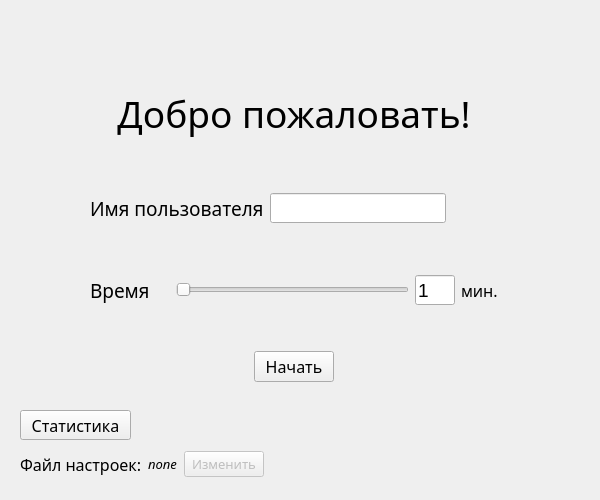
<?xml version="1.0" encoding="UTF-8"?>
<ui version="4.0">
 <class>Form</class>
 <widget class="QWidget" name="Form">
  <property name="enabled">
   <bool>true</bool>
  </property>
  <property name="geometry">
   <rect>
    <x>0</x>
    <y>0</y>
    <width>600</width>
    <height>500</height>
   </rect>
  </property>
  <property name="sizePolicy">
   <sizepolicy hsizetype="Fixed" vsizetype="Fixed">
    <horstretch>0</horstretch>
    <verstretch>0</verstretch>
   </sizepolicy>
  </property>
  <property name="minimumSize">
   <size>
    <width>600</width>
    <height>500</height>
   </size>
  </property>
  <property name="maximumSize">
   <size>
    <width>600</width>
    <height>500</height>
   </size>
  </property>
  <property name="windowTitle">
   <string>Form</string>
  </property>
  <property name="windowIcon">
   <iconset resource="../icons/ui_icons.qrc">
    <normaloff>:/ui_icons/coil.png</normaloff>:/ui_icons/coil.png</iconset>
  </property>
  <widget class="QWidget" name="layoutWidget">
   <property name="geometry">
    <rect>
     <x>90</x>
     <y>80</y>
     <width>408</width>
     <height>302</height>
    </rect>
   </property>
   <layout class="QVBoxLayout" name="verticalLayout_2">
    <item>
     <widget class="QLabel" name="label">
      <property name="font">
       <font>
        <family>Trebuchet MS</family>
        <pointsize>28</pointsize>
       </font>
      </property>
      <property name="layoutDirection">
       <enum>Qt::LeftToRight</enum>
      </property>
      <property name="text">
       <string>Добро пожаловать!</string>
      </property>
      <property name="alignment">
       <set>Qt::AlignCenter</set>
      </property>
     </widget>
    </item>
    <item>
     <spacer name="verticalSpacer_2">
      <property name="orientation">
       <enum>Qt::Vertical</enum>
      </property>
      <property name="sizeType">
       <enum>QSizePolicy::Fixed</enum>
      </property>
      <property name="sizeHint" stdset="0">
       <size>
        <width>20</width>
        <height>40</height>
       </size>
      </property>
     </spacer>
    </item>
    <item>
     <layout class="QVBoxLayout" name="verticalLayout">
      <item>
       <layout class="QFormLayout" name="formLayout_2">
        <item row="0" column="0">
         <widget class="QLabel" name="label_2">
          <property name="font">
           <font>
            <family>Trebuchet MS</family>
            <pointsize>14</pointsize>
           </font>
          </property>
          <property name="text">
           <string>Имя пользователя</string>
          </property>
         </widget>
        </item>
        <item row="1" column="1">
         <spacer name="verticalSpacer">
          <property name="orientation">
           <enum>Qt::Vertical</enum>
          </property>
          <property name="sizeType">
           <enum>QSizePolicy::Fixed</enum>
          </property>
          <property name="sizeHint" stdset="0">
           <size>
            <width>20</width>
            <height>40</height>
           </size>
          </property>
         </spacer>
        </item>
        <item row="0" column="1">
         <layout class="QHBoxLayout" name="horizontalLayout_4">
          <item>
           <widget class="QLineEdit" name="le_username">
            <property name="sizePolicy">
             <sizepolicy hsizetype="Fixed" vsizetype="Fixed">
              <horstretch>0</horstretch>
              <verstretch>0</verstretch>
             </sizepolicy>
            </property>
            <property name="maximumSize">
             <size>
              <width>16777215</width>
              <height>30</height>
             </size>
            </property>
            <property name="font">
             <font>
              <pointsize>14</pointsize>
             </font>
            </property>
            <property name="text">
             <string/>
            </property>
           </widget>
          </item>
          <item>
           <widget class="QLabel" name="lb_login_status">
            <property name="maximumSize">
             <size>
              <width>42</width>
              <height>42</height>
             </size>
            </property>
            <property name="text">
             <string/>
            </property>
            <property name="pixmap">
             <pixmap resource="../icons/ui_icons.qrc">:/ui_icons/login_cancel.png</pixmap>
            </property>
            <property name="scaledContents">
             <bool>true</bool>
            </property>
           </widget>
          </item>
         </layout>
        </item>
       </layout>
      </item>
      <item>
       <layout class="QFormLayout" name="formLayout">
        <item row="0" column="0">
         <widget class="QLabel" name="label_3">
          <property name="font">
           <font>
            <family>Trebuchet MS</family>
            <pointsize>14</pointsize>
           </font>
          </property>
          <property name="text">
           <string>Время</string>
          </property>
         </widget>
        </item>
        <item row="0" column="1">
         <layout class="QHBoxLayout" name="horizontalLayout">
          <item>
           <spacer name="horizontalSpacer">
            <property name="orientation">
             <enum>Qt::Horizontal</enum>
            </property>
            <property name="sizeType">
             <enum>QSizePolicy::Fixed</enum>
            </property>
            <property name="sizeHint" stdset="0">
             <size>
              <width>20</width>
              <height>20</height>
             </size>
            </property>
           </spacer>
          </item>
          <item>
           <widget class="QSlider" name="slider_time">
            <property name="sizePolicy">
             <sizepolicy hsizetype="Expanding" vsizetype="Fixed">
              <horstretch>0</horstretch>
              <verstretch>0</verstretch>
             </sizepolicy>
            </property>
            <property name="orientation">
             <enum>Qt::Horizontal</enum>
            </property>
           </widget>
          </item>
          <item>
           <widget class="QLineEdit" name="le_game_time">
            <property name="sizePolicy">
             <sizepolicy hsizetype="Fixed" vsizetype="Fixed">
              <horstretch>0</horstretch>
              <verstretch>0</verstretch>
             </sizepolicy>
            </property>
            <property name="maximumSize">
             <size>
              <width>40</width>
              <height>30</height>
             </size>
            </property>
            <property name="font">
             <font>
              <pointsize>14</pointsize>
             </font>
            </property>
            <property name="text">
             <string>1</string>
            </property>
           </widget>
          </item>
          <item>
           <widget class="QLabel" name="label_4">
            <property name="sizePolicy">
             <sizepolicy hsizetype="Fixed" vsizetype="Preferred">
              <horstretch>0</horstretch>
              <verstretch>0</verstretch>
             </sizepolicy>
            </property>
            <property name="font">
             <font>
              <family>Trebuchet MS</family>
              <pointsize>12</pointsize>
             </font>
            </property>
            <property name="text">
             <string>мин.</string>
            </property>
           </widget>
          </item>
         </layout>
        </item>
       </layout>
      </item>
     </layout>
    </item>
    <item>
     <spacer name="verticalSpacer_3">
      <property name="orientation">
       <enum>Qt::Vertical</enum>
      </property>
      <property name="sizeType">
       <enum>QSizePolicy::Preferred</enum>
      </property>
      <property name="sizeHint" stdset="0">
       <size>
        <width>20</width>
        <height>40</height>
       </size>
      </property>
     </spacer>
    </item>
    <item>
     <layout class="QHBoxLayout" name="horizontalLayout_2">
      <item>
       <spacer name="horizontalSpacer_3">
        <property name="orientation">
         <enum>Qt::Horizontal</enum>
        </property>
        <property name="sizeHint" stdset="0">
         <size>
          <width>40</width>
          <height>20</height>
         </size>
        </property>
       </spacer>
      </item>
      <item>
       <widget class="QPushButton" name="btn_login">
        <property name="font">
         <font>
          <family>Trebuchet MS</family>
          <pointsize>12</pointsize>
         </font>
        </property>
        <property name="text">
         <string>Начать</string>
        </property>
       </widget>
      </item>
      <item>
       <spacer name="horizontalSpacer_2">
        <property name="orientation">
         <enum>Qt::Horizontal</enum>
        </property>
        <property name="sizeHint" stdset="0">
         <size>
          <width>40</width>
          <height>20</height>
         </size>
        </property>
       </spacer>
      </item>
     </layout>
    </item>
   </layout>
  </widget>
  <widget class="QWidget" name="layoutWidget">
   <property name="geometry">
    <rect>
     <x>20</x>
     <y>450</y>
     <width>234</width>
     <height>28</height>
    </rect>
   </property>
   <layout class="QHBoxLayout" name="horizontalLayout_3">
    <property name="sizeConstraint">
     <enum>QLayout::SetMinimumSize</enum>
    </property>
    <item>
     <widget class="QLabel" name="label_5">
      <property name="sizePolicy">
       <sizepolicy hsizetype="Fixed" vsizetype="Preferred">
        <horstretch>0</horstretch>
        <verstretch>0</verstretch>
       </sizepolicy>
      </property>
      <property name="font">
       <font>
        <family>Trebuchet MS</family>
        <pointsize>12</pointsize>
       </font>
      </property>
      <property name="text">
       <string>Файл настроек:</string>
      </property>
     </widget>
    </item>
    <item>
     <widget class="QLabel" name="lb_settings_name">
      <property name="enabled">
       <bool>true</bool>
      </property>
      <property name="sizePolicy">
       <sizepolicy hsizetype="Expanding" vsizetype="Minimum">
        <horstretch>0</horstretch>
        <verstretch>0</verstretch>
       </sizepolicy>
      </property>
      <property name="minimumSize">
       <size>
        <width>30</width>
        <height>0</height>
       </size>
      </property>
      <property name="maximumSize">
       <size>
        <width>16777215</width>
        <height>16777215</height>
       </size>
      </property>
      <property name="font">
       <font>
        <family>Trebuchet MS</family>
        <pointsize>10</pointsize>
        <italic>true</italic>
       </font>
      </property>
      <property name="text">
       <string>none</string>
      </property>
     </widget>
    </item>
    <item>
     <widget class="QPushButton" name="btn_settings_name_edit">
      <property name="enabled">
       <bool>false</bool>
      </property>
      <property name="sizePolicy">
       <sizepolicy hsizetype="Fixed" vsizetype="Fixed">
        <horstretch>0</horstretch>
        <verstretch>0</verstretch>
       </sizepolicy>
      </property>
      <property name="font">
       <font>
        <family>Trebuchet MS</family>
        <pointsize>10</pointsize>
       </font>
      </property>
      <property name="text">
       <string>Изменить</string>
      </property>
     </widget>
    </item>
   </layout>
  </widget>
  <widget class="QPushButton" name="btn_statistics">
   <property name="geometry">
    <rect>
     <x>20</x>
     <y>410</y>
     <width>111</width>
     <height>30</height>
    </rect>
   </property>
   <property name="font">
    <font>
     <family>Trebuchet MS</family>
     <pointsize>12</pointsize>
    </font>
   </property>
   <property name="text">
    <string>Статистика</string>
   </property>
  </widget>
 </widget>
 <resources>
  <include location="../icons/ui_icons.qrc"/>
 </resources>
 <connections/>
</ui>
